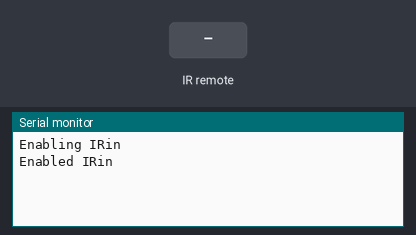
A sketch run on a simulated Arduino Uno, built with avr-gcc and run on an emulated ATmega328P. On the bench: the last lines printed to the serial monitor. The inputs (shaded band) are chosen by the test bench.

Above: at 1.2 s.
1.3 s: infrared code 0xF7C03F received
At 1.9 s:
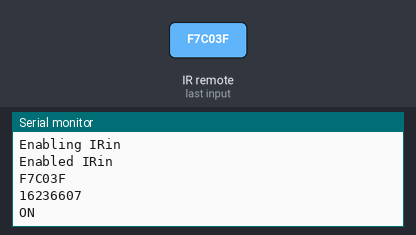
2.8 s: infrared code 0xF740BF received
At 3.2 s:
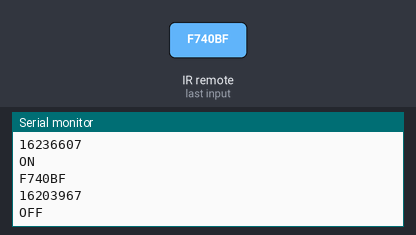

Measured:
- after the input at 1.3 s, the serial monitor: prints a new line at once (image 1)
- after the input at 2.8 s, the serial monitor: prints a new line at once (image 2)

The sketch:

DemoTsop_iotwebplanet.ino
```cpp
// (licence header left out)
#include <IRremote.h>

int RECV_PIN = 3;

IRrecv irrecv(RECV_PIN);

decode_results results;

void setup()
{
  Serial.begin(9600);
  // In case the interrupt driver crashes on setup, give a clue
  // to the user what's going on.
  Serial.println("Enabling IRin");
  irrecv.enableIRIn(); // Start the receiver
  Serial.println("Enabled IRin");
}

void loop() {

long on=16236607;
long off=16203967;


  if (irrecv.decode(&results)) {
    Serial.println(results.value, HEX);
    Serial.println(results.value);
    if(results.value==on)
    {
      digitalWrite(13,HIGH);
      Serial.println("ON");
    }

    if(results.value==off)
    {
      digitalWrite(13,LOW);
      Serial.println("OFF");
    }

    irrecv.resume(); // Receive the next value
  }
  delay(100);
}
```
